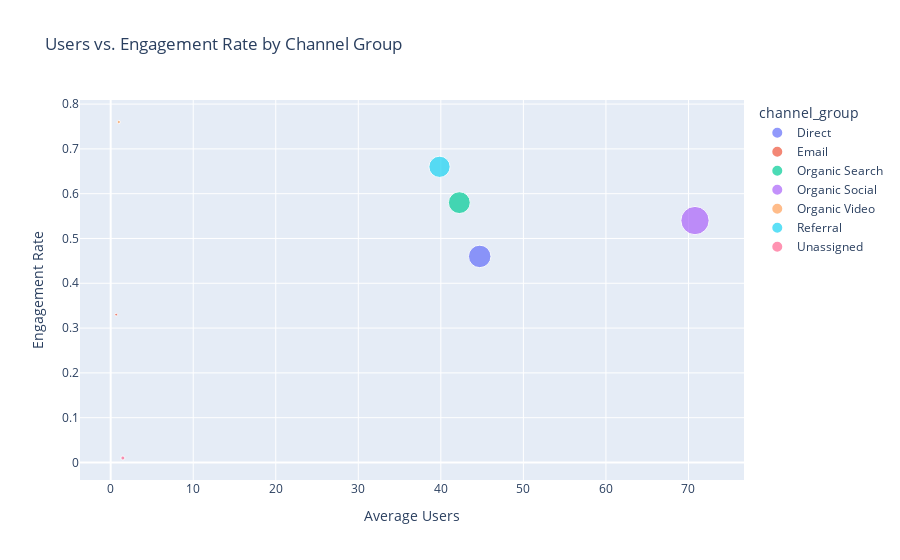

Notebook code for this chart:
### Code cell
# Group by channel group and get total users and average engagement rate
users_vs_engagement = df.groupby("channel_group")[["users", "engagement_rate"]].mean().round(2).reset_index()

# Create scatter plot
fig = px.scatter(
    users_vs_engagement,
    x="users",
    y="engagement_rate",
    size="users", 
    color="channel_group",
    hover_name="channel_group",
    title="Users vs. Engagement Rate by Channel Group",
    labels={
        "users": "Average Users",
        "engagement_rate": "Engagement Rate"
    }
)

fig.update_layout(showlegend=True)
fig.show()

### Figure 1 — Plotly figure (JSON) as saved in the notebook; plotly's stock layout.template omitted (floating-point values rounded to 4 significant figures)
{"data": [{"hovertemplate": "<b>%{hovertext}</b><br><br>channel_group=Direct<br>Average Users=%{marker.size}<br>Engagement Rate=%{y}<extra></extra>", "hovertext": ["Direct"], "legendgroup": "Direct", "marker": {"color": "#636efa", "size": [44.71], "sizemode": "area", "sizeref": 0.177, "symbol": "circle"}, "mode": "markers", "name": "Direct", "orientation": "v", "showlegend": true, "type": "scatter", "x": [44.71], "xaxis": "x", "y": [0.46], "yaxis": "y"}, {"hovertemplate": "<b>%{hovertext}</b><br><br>channel_group=Email<br>Average Users=%{marker.size}<br>Engagement Rate=%{y}<extra></extra>", "hovertext": ["Email"], "legendgroup": "Email", "marker": {"color": "#EF553B", "size": [0.67], "sizemode": "area", "sizeref": 0.177, "symbol": "circle"}, "mode": "markers", "name": "Email", "orientation": "v", "showlegend": true, "type": "scatter", "x": [0.67], "xaxis": "x", "y": [0.33], "yaxis": "y"}, {"hovertemplate": "<b>%{hovertext}</b><br><br>channel_group=Organic Search<br>Average Users=%{marker.size}<br>Engagement Rate=%{y}<extra></extra>", "hovertext": ["Organic Search"], "legendgroup": "Organic Search", "marker": {"color": "#00cc96", "size": [42.24], "sizemode": "area", "sizeref": 0.177, "symbol": "circle"}, "mode": "markers", "name": "Organic Search", "orientation": "v", "showlegend": true, "type": "scatter", "x": [42.24], "xaxis": "x", "y": [0.58], "yaxis": "y"}, {"hovertemplate": "<b>%{hovertext}</b><br><br>channel_group=Organic Social<br>Average Users=%{marker.size}<br>Engagement Rate=%{y}<extra></extra>", "hovertext": ["Organic Social"], "legendgroup": "Organic Social", "marker": {"color": "#ab63fa", "size": [70.79], "sizemode": "area", "sizeref": 0.177, "symbol": "circle"}, "mode": "markers", "name": "Organic Social", "orientation": "v", "showlegend": true, "type": "scatter", "x": [70.79], "xaxis": "x", "y": [0.54], "yaxis": "y"}, {"hovertemplate": "<b>%{hovertext}</b><br><br>channel_group=Organic Video<br>Average Users=%{marker.size}<br>Engagement Rate=%{y}<extra></extra>", "hovertext": ["Organic Video"], "legendgroup": "Organic Video", "marker": {"color": "#FFA15A", "size": [0.98], "sizemode": "area", "sizeref": 0.177, "symbol": "circle"}, "mode": "markers", "name": "Organic Video", "orientation": "v", "showlegend": true, "type": "scatter", "x": [0.98], "xaxis": "x", "y": [0.76], "yaxis": "y"}, {"hovertemplate": "<b>%{hovertext}</b><br><br>channel_group=Referral<br>Average Users=%{marker.size}<br>Engagement Rate=%{y}<extra></extra>", "hovertext": ["Referral"], "legendgroup": "Referral", "marker": {"color": "#19d3f3", "size": [39.84], "sizemode": "area", "sizeref": 0.177, "symbol": "circle"}, "mode": "markers", "name": "Referral", "orientation": "v", "showlegend": true, "type": "scatter", "x": [39.84], "xaxis": "x", "y": [0.66], "yaxis": "y"}, {"hovertemplate": "<b>%{hovertext}</b><br><br>channel_group=Unassigned<br>Average Users=%{marker.size}<br>Engagement Rate=%{y}<extra></extra>", "hovertext": ["Unassigned"], "legendgroup": "Unassigned", "marker": {"color": "#FF6692", "size": [1.48], "sizemode": "area", "sizeref": 0.177, "symbol": "circle"}, "mode": "markers", "name": "Unassigned", "orientation": "v", "showlegend": true, "type": "scatter", "x": [1.48], "xaxis": "x", "y": [0.01], "yaxis": "y"}], "layout": {"legend": {"itemsizing": "constant", "title": {"text": "channel_group"}, "tracegroupgap": 0}, "showlegend": true, "title": {"text": "Users vs. Engagement Rate by Channel Group"}, "xaxis": {"anchor": "y", "domain": [0, 1], "title": {"text": "Average Users"}}, "yaxis": {"anchor": "x", "domain": [0, 1], "title": {"text": "Engagement Rate"}}}}
